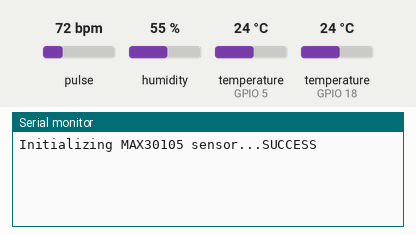
This sketch was run on a simulated ESP32. Parts: the last lines printed to the serial monitor. The test bench sets the inputs (shaded band); at power-on: pulse 72 bpm, humidity 55 %, temperature (sensors on GPIO 5, GPIO 18) 24 °C. WiFi joins after 1.5 s; servers stay silent unless stated.

Above: at 3.0 s.
3.1 s: pulse set to 42 bpm
At 4.4 s:
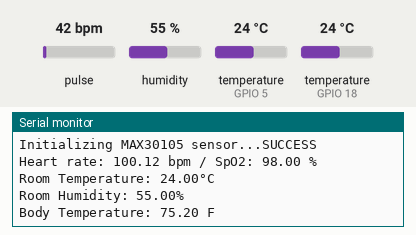
5.0 s: humidity set to 22 %
6.5 s: temperature (sensor on GPIO 5) set to 12 °C
At 7.4 s:
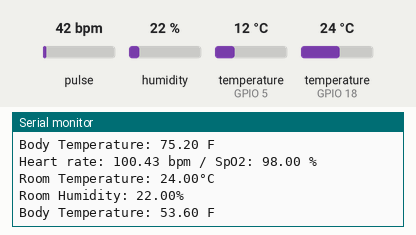
8.0 s: temperature (sensor on GPIO 18) set to 12 °C
9.5 s: pulse set to 70 bpm
At 10.2 s:
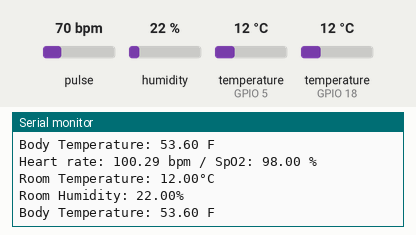
11.0 s: temperature (sensor on GPIO 5) set to 19 °C
At 12.4 s:
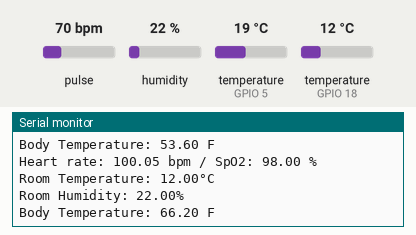
Timing chart, 0 to 13.5 s (numbered marks = the images above; inputs shaded):
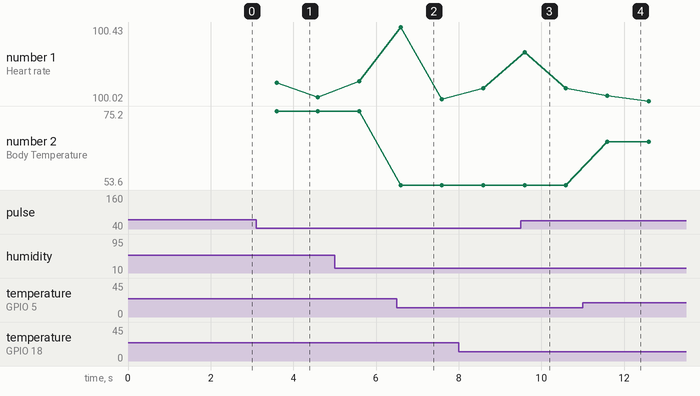

The sketch:

PatientMonitoring.ino
```cpp
#define BLYNK_TEMPLATE_ID "TMPL3LP3d23jn"
#define BLYNK_TEMPLATE_NAME "smarthealthcare"
#define BLYNK_AUTH_TOKEN "ieRcfytunDzLeLQ2sMlXQvKR0d24s75-"

#include <Wire.h>
#include <WiFi.h>
#include <BlynkSimpleEsp32.h>
#include <OneWire.h>
#include <DallasTemperature.h>
#include "DHT.h"
#include "MAX30105.h"  // Correct library for MAX30105

#define DHTTYPE DHT22
#define REPORTING_PERIOD_MS 1000
#define DS18B20 5
#define DHTPin 18

char auth[] = "ieRcfytunDzLeLQ2sMlXQvKR0d24s75-";
char ssid[] = "Xyz";
char pass[] = "123456789";

MAX30105 particleSensor;
DHT dht(DHTPin, DHTTYPE);
OneWire oneWire(DS18B20);
DallasTemperature sensors(&oneWire);
BlynkTimer timer;  // Optimized periodic updates

float Temperature, Humidity, bodytemperature, BPM, SpO2, body;

// Function to process MAX30105 sensor data
void readMAX30105() {
  long irValue = particleSensor.getIR();

  if (irValue < 50000) {  // If no finger is detected
    BPM = 0;
    SpO2 = 0;
  } else {
    BPM = irValue / 1000.0;  // Dummy value (real processing requires an algorithm)
    SpO2 = 98.0;             // Placeholder value
  }
}

// Function to send sensor data
void sendSensorData() {
  readMAX30105(); // Read heart rate and SpO2

  Temperature = dht.readTemperature();
  Humidity = dht.readHumidity();
  sensors.requestTemperatures();
  body = sensors.getTempCByIndex(0);
  bodytemperature = (body * 9 / 5) + 32;

  Serial.print("Heart rate: ");
  Serial.print(BPM);
  Serial.print(" bpm / SpO2: ");
  Serial.print(SpO2);
  Serial.println(" %");

  Serial.print("Room Temperature: ");
  Serial.print(Temperature);
  Serial.println("°C");

  Serial.print("Room Humidity: ");
  Serial.print(Humidity);
  Serial.println("%");

  Serial.print("Body Temperature: ");
  Serial.print(bodytemperature);
  Serial.println(" F");

  Blynk.virtualWrite(V3, Temperature);
  Blynk.virtualWrite(V8, Humidity);
  Blynk.virtualWrite(V2, BPM);
  Blynk.virtualWrite(V6, SpO2);
  Blynk.virtualWrite(V9, bodytemperature);
}

void setup() {
  Serial.begin(115200);
  pinMode(DHTPin, INPUT);
  dht.begin();
  sensors.begin();
  Blynk.begin(auth, ssid, pass);

  Serial.print("Initializing MAX30105 sensor...");
  if (!particleSensor.begin()) {
    Serial.println("FAILED");
    while (1);
  } else {
    Serial.println("SUCCESS");
    particleSensor.setup(); // Configure LED power
  }

  timer.setInterval(REPORTING_PERIOD_MS, sendSensorData);  // Set periodic data sending
}

void loop() {
  Blynk.run();
  timer.run();
}
```

Measured:
- after the input at 6.5 s, the serial monitor: prints a new line after 0.10 s (image 2)
- after the input at 11.0 s, the serial monitor: prints a new line after 0.59 s (image 4)
- plotted number 2: 75.2 → 53.6 after the input at 6.5 s, 53.6 → 66.2 after the input at 11.0 s
